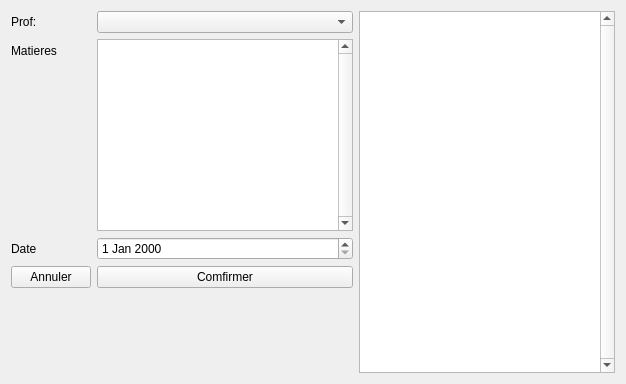
                   <widget class="QWidget" name="tabMatProf">
                    <attribute name="icon">
                     <iconset>
                      <normaloff>../resources/images/icons8-stacked-organizational-chart-24.png</normaloff>../resources/images/icons8-stacked-organizational-chart-24.png</iconset>
                    </attribute>
                    <attribute name="title">
                     <string>MATIERE-PROF</string>
                    </attribute>
                    <layout class="QHBoxLayout" name="horizontalLayout_17">
                     <item>
                      <layout class="QFormLayout" name="matiere_profForm">
                       <item row="0" column="1">
                        <widget class="QComboBox" name="matiere_prof_Combo">
                         <property name="insertPolicy">
                          <enum>QComboBox::InsertAlphabetically</enum>
                         </property>
                        </widget>
                       </item>
                       <item row="0" column="0">
                        <widget class="QLabel" name="matiere_prof_profLabel">
                         <property name="text">
                          <string>Prof:</string>
                         </property>
                        </widget>
                       </item>
                       <item row="1" column="0">
                        <widget class="QLabel" name="label_9">
                         <property name="text">
                          <string>Matieres</string>
                         </property>
                        </widget>
                       </item>
                       <item row="2" column="1">
                        <widget class="QDateEdit" name="dateEdit_3"/>
                       </item>
                       <item row="2" column="0">
                        <widget class="QLabel" name="label_10">
                         <property name="text">
                          <string>Date</string>
                         </property>
                        </widget>
                       </item>
                       <item row="3" column="1">
                        <widget class="QPushButton" name="btnMatiereProfComfirm">
                         <property name="text">
                          <string>Comfirmer</string>
                         </property>
                         <property name="icon">
                          <iconset>
                           <normaloff>../resources/images/icons8-save-all-48.png</normaloff>../resources/images/icons8-save-all-48.png</iconset>
                         </property>
                        </widget>
                       </item>
                       <item row="3" column="0">
                        <widget class="QPushButton" name="AnnulerAttr_3">
                         <property name="text">
                          <string>Annuler</string>
                         </property>
                         <property name="icon">
                          <iconset>
                           <normaloff>../resources/images/icons8-close-48.png</normaloff>../resources/images/icons8-close-48.png</iconset>
                         </property>
                        </widget>
                       </item>
                       <item row="4" column="1">
                        <spacer name="verticalSpacer_14">
                         <property name="orientation">
                          <enum>Qt::Vertical</enum>
                         </property>
                         <property name="sizeHint" stdset="0">
                          <size>
                           <width>20</width>
                           <height>79</height>
                          </size>
                         </property>
                        </spacer>
                       </item>
                       <item row="1" column="1">
                        <widget class="QListWidget" name="attrMatieres1">
                         <property name="verticalScrollBarPolicy">
                          <enum>Qt::ScrollBarAlwaysOn</enum>
                         </property>
                         <property name="dragEnabled">
                          <bool>true</bool>
                         </property>
                         <property name="dragDropMode">
                          <enum>QAbstractItemView::DragDrop</enum>
                         </property>
                         <property name="defaultDropAction">
                          <enum>Qt::MoveAction</enum>
                         </property>
                         <property name="alternatingRowColors">
                          <bool>true</bool>
                         </property>
                        </widget>
                       </item>
                      </layout>
                     </item>
                     <item>
                      <widget class="QListWidget" name="attrMatieres2">
                       <property name="verticalScrollBarPolicy">
                        <enum>Qt::ScrollBarAlwaysOn</enum>
                       </property>
                       <property name="dragEnabled">
                        <bool>true</bool>
                       </property>
                       <property name="dragDropMode">
                        <enum>QAbstractItemView::DragDrop</enum>
                       </property>
                       <property name="defaultDropAction">
                        <enum>Qt::MoveAction</enum>
                       </property>
                       <property name="alternatingRowColors">
                        <bool>true</bool>
                       </property>
                      </widget>
                     </item>
                    </layout>
                   </widget>
